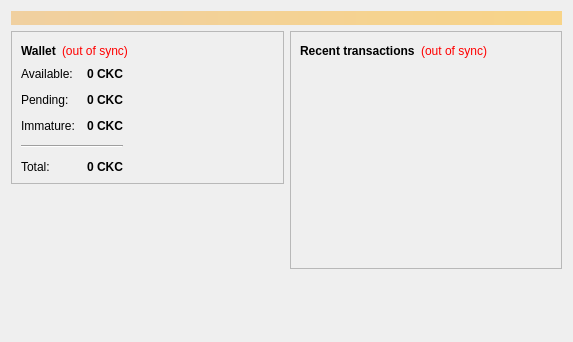
<?xml version="1.0" encoding="UTF-8"?>
<ui version="4.0">
 <class>OverviewPage</class>
 <widget class="QWidget" name="OverviewPage">
  <property name="geometry">
   <rect>
    <x>0</x>
    <y>0</y>
    <width>573</width>
    <height>342</height>
   </rect>
  </property>
  <property name="windowTitle">
   <string>Form</string>
  </property>
  <layout class="QVBoxLayout" name="topLayout">
   <item>
    <widget class="QLabel" name="labelAlerts">
     <property name="visible">
      <bool>false</bool>
     </property>
     <property name="styleSheet">
      <string notr="true">background-color: qlineargradient(x1: 0, y1: 0, x2: 1, y2: 0, stop:0 #F0D0A0, stop:1 #F8D488); color:#000000;</string>
     </property>
     <property name="wordWrap">
      <bool>true</bool>
     </property>
     <property name="margin">
      <number>3</number>
     </property>
    </widget>
   </item>
   <item>
    <layout class="QHBoxLayout" name="horizontalLayout" stretch="1,1">
     <item>
      <layout class="QVBoxLayout" name="verticalLayout_2">
       <item>
        <widget class="QFrame" name="frame">
         <property name="frameShape">
          <enum>QFrame::StyledPanel</enum>
         </property>
         <property name="frameShadow">
          <enum>QFrame::Raised</enum>
         </property>
         <layout class="QVBoxLayout" name="verticalLayout_4">
          <item>
           <layout class="QHBoxLayout" name="horizontalLayout_4">
            <item>
             <widget class="QLabel" name="label_5">
              <property name="font">
               <font>
                <weight>75</weight>
                <bold>true</bold>
               </font>
              </property>
              <property name="text">
               <string>Wallet</string>
              </property>
             </widget>
            </item>
            <item>
             <widget class="QLabel" name="labelWalletStatus">
              <property name="toolTip">
               <string>The displayed information may be out of date. Your wallet automatically synchronizes with the Cockcoin network after a connection is established, but this process has not completed yet.</string>
              </property>
              <property name="styleSheet">
               <string notr="true">QLabel { color: red; }</string>
              </property>
              <property name="text">
               <string notr="true">(out of sync)</string>
              </property>
              <property name="alignment">
               <set>Qt::AlignLeading|Qt::AlignLeft|Qt::AlignVCenter</set>
              </property>
             </widget>
            </item>
            <item>
             <spacer name="horizontalSpacer_2">
              <property name="orientation">
               <enum>Qt::Horizontal</enum>
              </property>
              <property name="sizeHint" stdset="0">
               <size>
                <width>40</width>
                <height>20</height>
               </size>
              </property>
             </spacer>
            </item>
           </layout>
          </item>
          <item>
          <layout class="QHBoxLayout" name="horizontalLayout_3">
           <item>
           <layout class="QFormLayout" name="formLayout_2">
            <property name="fieldGrowthPolicy">
             <enum>QFormLayout::AllNonFixedFieldsGrow</enum>
            </property>
            <property name="horizontalSpacing">
             <number>12</number>
            </property>
            <property name="verticalSpacing">
             <number>12</number>
            </property>
            <item row="0" column="0">
             <widget class="QLabel" name="label">
              <property name="text">
               <string>Available:</string>
              </property>
             </widget>
            </item>
            <item row="0" column="1">
             <widget class="QLabel" name="labelBalance">
              <property name="font">
               <font>
                <weight>75</weight>
                <bold>true</bold>
               </font>
              </property>
              <property name="cursor">
               <cursorShape>IBeamCursor</cursorShape>
              </property>
              <property name="toolTip">
               <string>Your current spendable balance</string>
              </property>
              <property name="text">
               <string notr="true">0 CKC</string>
              </property>
              <property name="alignment">
               <set>Qt::AlignRight|Qt::AlignTrailing|Qt::AlignVCenter</set>
              </property>
              <property name="textInteractionFlags">
               <set>Qt::LinksAccessibleByMouse|Qt::TextSelectableByKeyboard|Qt::TextSelectableByMouse</set>
              </property>
             </widget>
            </item>
            <item row="1" column="0">
             <widget class="QLabel" name="label_3">
              <property name="text">
               <string>Pending:</string>
              </property>
             </widget>
            </item>
            <item row="1" column="1">
             <widget class="QLabel" name="labelUnconfirmed">
              <property name="font">
               <font>
                <weight>75</weight>
                <bold>true</bold>
               </font>
              </property>
              <property name="cursor">
               <cursorShape>IBeamCursor</cursorShape>
              </property>
              <property name="toolTip">
               <string>Total of transactions that have yet to be confirmed, and do not yet count toward the spendable balance</string>
              </property>
              <property name="text">
               <string notr="true">0 CKC</string>
              </property>
              <property name="alignment">
               <set>Qt::AlignRight|Qt::AlignTrailing|Qt::AlignVCenter</set>
              </property>
              <property name="textInteractionFlags">
               <set>Qt::LinksAccessibleByMouse|Qt::TextSelectableByKeyboard|Qt::TextSelectableByMouse</set>
              </property>
             </widget>
            </item>
            <item row="2" column="0">
             <widget class="QLabel" name="labelImmatureText">
              <property name="text">
               <string>Immature:</string>
              </property>
             </widget>
            </item>
            <item row="2" column="1">
             <widget class="QLabel" name="labelImmature">
              <property name="font">
               <font>
                <weight>75</weight>
                <bold>true</bold>
               </font>
              </property>
              <property name="toolTip">
               <string>Mined balance that has not yet matured</string>
              </property>
              <property name="text">
               <string notr="true">0 CKC</string>
              </property>
              <property name="alignment">
               <set>Qt::AlignRight|Qt::AlignTrailing|Qt::AlignVCenter</set>
              </property>
              <property name="textInteractionFlags">
               <set>Qt::LinksAccessibleByMouse|Qt::TextSelectableByKeyboard|Qt::TextSelectableByMouse</set>
              </property>
             </widget>
            </item>
            <item row="4" column="0">
             <widget class="QLabel" name="labelTotalText">
              <property name="text">
               <string>Total:</string>
              </property>
             </widget>
            </item>
            <item row="4" column="1">
             <widget class="QLabel" name="labelTotal">
              <property name="font">
               <font>
                <weight>75</weight>
                <bold>true</bold>
               </font>
              </property>
              <property name="cursor">
               <cursorShape>IBeamCursor</cursorShape>
              </property>
              <property name="toolTip">
               <string>Your current total balance</string>
              </property>
              <property name="text">
               <string notr="true">0 CKC</string>
              </property>
              <property name="alignment">
               <set>Qt::AlignRight|Qt::AlignTrailing|Qt::AlignVCenter</set>
              </property>
              <property name="textInteractionFlags">
               <set>Qt::LinksAccessibleByMouse|Qt::TextSelectableByKeyboard|Qt::TextSelectableByMouse</set>
              </property>
             </widget>
            </item>
            <item row="3" column="0" colspan="2">
             <widget class="Line" name="line">
              <property name="orientation">
               <enum>Qt::Horizontal</enum>
              </property>
             </widget>
            </item>
           </layout>
          </item>
            <item>
             <spacer name="horizontalSpacer_3">
              <property name="orientation">
               <enum>Qt::Horizontal</enum>
              </property>
              <property name="sizeHint" stdset="0">
               <size>
                <width>40</width>
                <height>20</height>
               </size>
              </property>
             </spacer>
            </item>
           </layout>
          </item>
         </layout>
        </widget>
       </item>
       <item>
        <spacer name="verticalSpacer">
         <property name="orientation">
          <enum>Qt::Vertical</enum>
         </property>
         <property name="sizeHint" stdset="0">
          <size>
           <width>20</width>
           <height>40</height>
          </size>
         </property>
        </spacer>
       </item>
      </layout>
     </item>
     <item>
      <layout class="QVBoxLayout" name="verticalLayout_3">
       <item>
        <widget class="QFrame" name="frame_2">
         <property name="frameShape">
          <enum>QFrame::StyledPanel</enum>
         </property>
         <property name="frameShadow">
          <enum>QFrame::Raised</enum>
         </property>
         <layout class="QVBoxLayout" name="verticalLayout">
          <item>
           <layout class="QHBoxLayout" name="horizontalLayout_2">
            <item>
             <widget class="QLabel" name="label_4">
              <property name="text">
               <string>&lt;b&gt;Recent transactions&lt;/b&gt;</string>
              </property>
             </widget>
            </item>
            <item>
             <widget class="QLabel" name="labelTransactionsStatus">
              <property name="toolTip">
               <string>The displayed information may be out of date. Your wallet automatically synchronizes with the Cockcoin network after a connection is established, but this process has not completed yet.</string>
              </property>
              <property name="styleSheet">
               <string notr="true">QLabel { color: red; }</string>
              </property>
              <property name="text">
               <string notr="true">(out of sync)</string>
              </property>
              <property name="alignment">
               <set>Qt::AlignRight|Qt::AlignTrailing|Qt::AlignVCenter</set>
              </property>
             </widget>
            </item>
            <item>
             <spacer name="horizontalSpacer">
              <property name="orientation">
               <enum>Qt::Horizontal</enum>
              </property>
              <property name="sizeHint" stdset="0">
               <size>
                <width>40</width>
                <height>20</height>
               </size>
              </property>
             </spacer>
            </item>
           </layout>
          </item>
          <item>
           <widget class="QListView" name="listTransactions">
            <property name="styleSheet">
             <string notr="true">QListView { background: transparent; }</string>
            </property>
            <property name="frameShape">
             <enum>QFrame::NoFrame</enum>
            </property>
            <property name="verticalScrollBarPolicy">
             <enum>Qt::ScrollBarAlwaysOff</enum>
            </property>
            <property name="horizontalScrollBarPolicy">
             <enum>Qt::ScrollBarAlwaysOff</enum>
            </property>
            <property name="selectionMode">
             <enum>QAbstractItemView::NoSelection</enum>
            </property>
           </widget>
          </item>
         </layout>
        </widget>
       </item>
       <item>
        <spacer name="verticalSpacer_2">
         <property name="orientation">
          <enum>Qt::Vertical</enum>
         </property>
         <property name="sizeHint" stdset="0">
          <size>
           <width>20</width>
           <height>40</height>
          </size>
         </property>
        </spacer>
       </item>
      </layout>
     </item>
    </layout>
   </item>
  </layout>
 </widget>
 <resources/>
 <connections/>
</ui>
